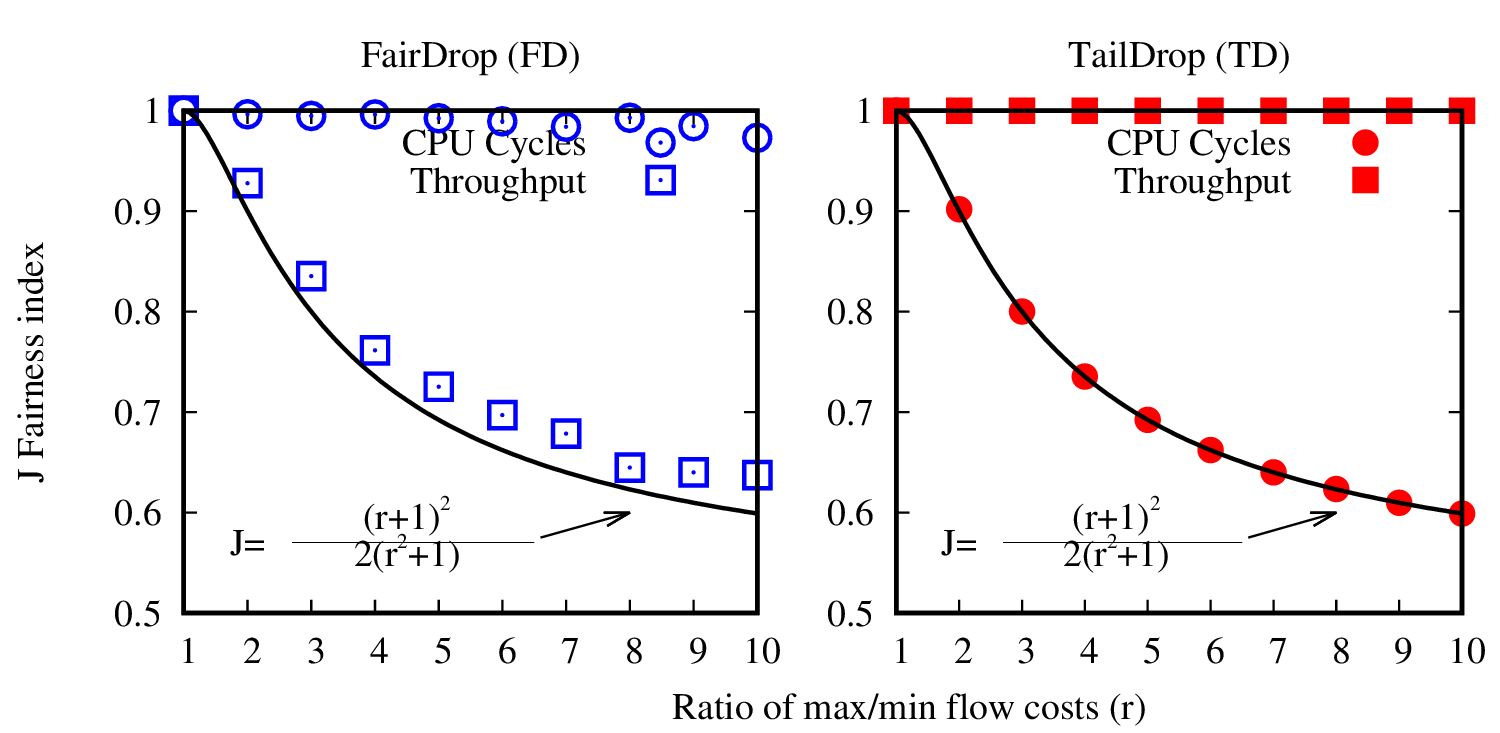

Recreate this plot in gnuplot.
#-------------------------------------
# SHAPES:
# (c)ircle  (t)riangle (i)nv.tri.
#           (d)iamond  (s)quare
# FILLING:
# (f)illed  (o)paque  (e)mpty (default)
#-------------------------------------
   s=4  ; es=s  ; fs=s+1 ; os=s+66
   c=6  ; ec=c  ; fc=c+1 ; oc=os+1
   t=8  ; et=t  ; ft=t+1 ; ot=oc+1
   i=10 ; ei=i  ; fi=i+1 ; oi=ot+1
   d=12 ; ed=d  ; fd=d+1 ; od=oi+1
   p=14 ; ep=p  ; fp=p+1 ; op=od+1
#-------------------------------------
#  e.g.:  
#  empty circles vs filled squares
#  plot "file" u 1:3 w p pt ec, 
#           "" u 1:4 w lp pt fs
#-------------------------------------
set size 1,0.7
set term post eps color solid  font "Times-Roman,18" linewidth 2
set output 'j_index.eps'
i="./../cpu_fairdrop/"
ifilefd=i."j_fairness_perclass_cpufd.dat"
ifiletd=i."j_fairness_perclass_taildrop.dat"
#
set multi layout 1,2

set yrange [0:]
set ytics 0.2
set key top right

set ylabel "J Fairness index"
set yran   [.5:]
set ytics .1
set xrange [1:10]

set label "J=" cen at 2,0.57
set label "(r+1)^{/*0.7 2}\n2(r^{/*0.7 2}+1)" cen at 4.5,0.6
set arrow from 2.7,0.57 to 6.5,0.57 nohead lw 0.4
set arrow from 6.6,0.575 to 8,0.6

######### Expected formula for J index #########
TOTALFLOWS=2
BADFLOWS=1
J(x)= ( (BADFLOWS*x) + (TOTALFLOWS-BADFLOWS) )**2 / (TOTALFLOWS* (BADFLOWS*x**2 + (TOTALFLOWS-BADFLOWS)) )

J(x) = (x+1)**2/(2*(x**2+1))
	###########################co####################
set pointsize 2
set size 0.55,.7
set title "FairDrop (FD)"
set xlab  " "
plot \
ifilefd u ($2/350):6 w p lw 2 pt ec lc rgb "blue" title "{CPU Cycles}", \
ifilefd u ($2/350):4  w p lw 2 pt es lc rgb "blue" title "{Throughput}", \
J(x) w l lt -1 lw 2 title ""

#unset arrow
#unset label
set ylab ""
set title "TailDrop (TD)"
set xlab "Ratio of max/min flow costs (r)" offset -12
set size 0.52,.7

plot \
ifiletd u ($2/350):6 w p lw 2 pt fc lc rgb 'red' title "{CPU Cycles}", \
ifiletd u ($2/350):4  w p lw 2 pt fs lc rgb "red" title "{Throughput}", \
J(x) w l lt -1 lw 2 title ""
 
